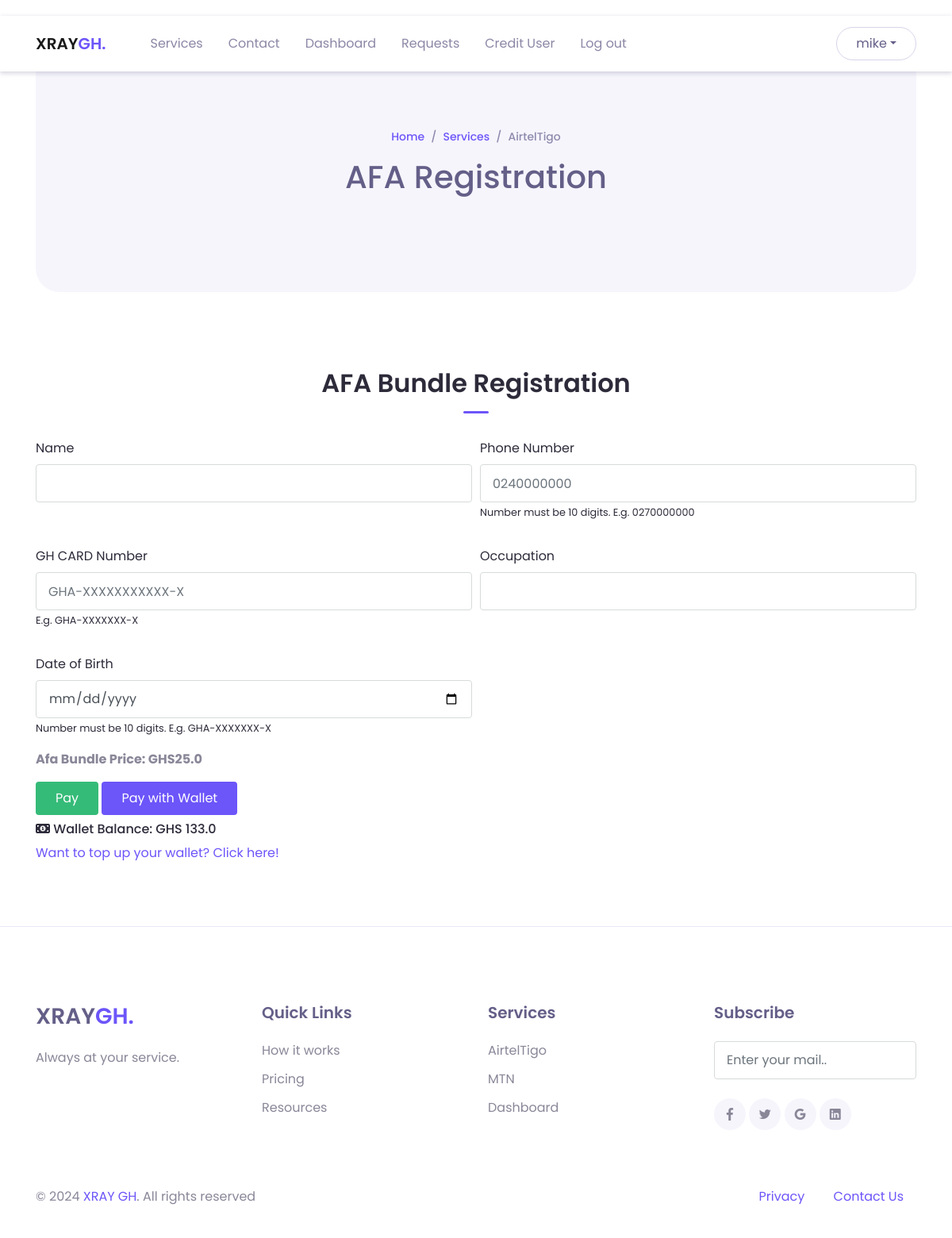
The app's page /services/afa/ (signed in) with its own data.
### intel_app/models.py (models this page shows)
class CustomUser(AbstractUser):
    first_name = models.CharField(max_length=100, null=False, blank=False)
    last_name = models.CharField(max_length=100, null=False, blank=False)
    username = models.CharField(max_length=100, null=False, blank=False, unique=True)
    email = models.EmailField(max_length=250, null=False, blank=False)
    phone = models.PositiveIntegerField(null=True, blank=True)
    wallet = models.FloatField(null=True, blank=True, default=0.0)
    choices = (
        ("User", "User"),
        ("Agent", "Agent"),
        ("Super Agent", "Super Agent")
    )
    status = models.CharField(max_length=250, null=False, blank=False, choices=choices, default="User")
    password1 = models.CharField(max_length=100, null=False, blank=False)
    password2 = models.CharField(max_length=100, null=False, blank=False)
    def __str__(self):
        return self.username

class AdminInfo(models.Model):
    name = models.CharField(max_length=250, null=True, blank=True)
    phone_number = models.BigIntegerField(null=True, blank=True)
    momo_numberr = models.PositiveBigIntegerField(null=True, blank=True)
    email = models.EmailField(null=True, blank=True)
    choices = (
        ("MTN Mobile Money", "MTN Mobile Money"),
        ("Vodafone Cash", "Vodafone Cash"),
        ("AT Money", "AT Money")
    )
    payment_channell = models.CharField(max_length=250, choices=choices)
    afa_price = models.FloatField(null=True, blank=True)
    telecel_api_active = models.BooleanField(default=False)
    ishare_choices = (
        ("Controller", "Controller"),
        ("Value4Moni", "Value4Moni"),
    )
    ishare_source = models.CharField(max_length=250, null=True, blank=True, choices=ishare_choices,
                                     default="Value4Moni")

### intel_app/views.py (the view, shortened to what this page needs)
# urls.py: path('services/afa/', views.afa_registration, name='afa'),
@login_required(login_url='login')
def afa_registration(request):
    user = models.CustomUser.objects.get(id=request.user.id)
    reference = helper.ref_generator()
    db_user_id = request.user.id
    price = models.AdminInfo.objects.filter().first().afa_price
    user_email = request.user.email
    print(price)
    form = forms.AFARegistrationForm()
    context = {'form': form, 'ref': reference, 'price': price, 'id': db_user_id, "email": user_email,
               "wallet": 0 if user.wallet is None else user.wallet}
    return render(request, "layouts/services/afa.html", context=context)

### intel_app/forms.py
class AFARegistrationForm(forms.ModelForm):
    name = forms.CharField(widget=forms.TextInput(attrs={'class': 'form-control name'}))
    phone_number = forms.IntegerField(
        widget=forms.NumberInput(attrs={'class': 'form-control phone', 'placeholder': '0240000000'}))
    gh_card_number = forms.CharField(widget=forms.TextInput(attrs={'class': 'form-control card', 'placeholder': 'GHA-XXXXXXXXXXX-X'}))
    occupation = forms.CharField(widget=forms.TextInput(attrs={'class': 'form-control occ'}))
    date_of_birth = forms.CharField(
        widget=forms.DateInput(attrs={'class': 'form-control birth', 'type': 'date'}))
    class Meta:
        model = models.AFARegistration
        fields = ('name', 'phone_number', 'gh_card_number', 'occupation', 'date_of_birth')

### intel_app/helper.py (called while the page is built)
def ref_generator(length=15):
    if length < 15:
        raise ValueError("Length must be at least 15 characters.")
    timestamp = str(int(time.time() * 1e9))
    characters = string.ascii_uppercase + string.digits
    random_part = ''.join(random.choices(characters, k=length - 5))
    base_ref = timestamp + random_part
    hashed_ref = hashlib.sha256(base_ref.encode()).hexdigest()
    reference = hashed_ref[:length].upper()
    return f"X_{reference}_RAY"

### intel_app/templates/layouts/services/afa.html (shortened to what this page needs)
{% extends 'base.html' %}
  {% block content %}
  {% include 'inc/header.html' %}
  <header>
    {% include 'inc/header.html' %}
    <div class="container mt-5">
      <div class="page-banner">
        <div class="row justify-content-center align-items-center h-100">
          <div class="col-md-6">
            <nav aria-label="Breadcrumb">
              <ul class="breadcrumb justify-content-center py-0 bg-transparent">
                <li class="breadcrumb-item"><a href="{% url 'home' %}">Home</a></li>
                <li class="breadcrumb-item active"><a href="{% url 'services' %}">Services</a></li>
                <li class="breadcrumb-item active">AirtelTigo</li>
              </ul>
            </nav>
            <h1 class="text-center">AFA Registration</h1>
          </div>
        </div>
      </div>
    </div>
  </header>
  <main>
    <div class="page-section" id="services">
      <div class="container">
          <div class="text-center">
              <h2 class="title-section">AFA Bundle Registration</h2>
              <div class="divider mx-auto"></div>
          </div>
          <div>
            <form method="post" id="tigoPaymentForm">
              <div class="form-row mb-3">
                <div class="form-group col-md-6">
                  <label for="phone">Name</label>
                  {{form.name}}
                </div>
                <div class="form-group col-md-6">
                  <label for="phone">Phone Number</label>
                  {{form.phone_number}}
                  <small>Number must be 10 digits. E.g. 0270000000</small>
                </div>
              </div>
              <div class="form-row mb-3">
                <div class="form-group col-md-6">
                  <label for="phone">GH CARD Number</label>
                  {{form.gh_card_number}}
                  <small>E.g. GHA-XXXXXXX-X</small>
                </div>
                <div class="form-group col-md-6">
                  <label for="inputPassword4">Occupation</label>
                  {{form.occupation}}
                </div>
              </div>
              <div class="form-row">
                <div class="form-group col-md-6">
                  <label for="phone">Date of Birth</label>
                  {{form.date_of_birth}}
                  <small>Number must be 10 digits. E.g. GHA-XXXXXXX-X</small>
                </div>
              </div>
              <p class="font-weight-bold">Afa Bundle Price: GHS{{price}}</p>
              {% if request.user.is_superuser %}
              <button type="submit" class="btn btn-success paystack-btn" onclick="payWithPaystack()"> Pay </button>
              {% endif %}
              <button type="button" class="btn btn-primary pay-with-wallet">Pay with Wallet</button>
              <h6 class="mt-2"><i class="fa fa-money"></i> Wallet Balance: GHS {{wallet}}</h6>
                            <a href="{% url 'topup-info'%}">Want to top up your wallet? Click here!</a>
            </form>
          </div>
      </div>
  </div>
  </main>
  {% include 'inc/footer.html' %}
{% endblock %}

### intel_app/templates/inc/header.html (shortened to what this page needs)
  <nav class="navbar navbar-expand-lg navbar-light navbar-float">
    <div class="container">
      <a href="{% url 'home' %}" class="navbar-brand">XRAY<span class="text-primary">GH.</span></a>
      <div class="navbar-collapse collapse" id="navbarContent">
        <ul class="navbar-nav ml-lg-4 pt-3 pt-lg-0">
          <li class="nav-item">
            <a href="{% url 'services' %}" class="nav-link">Services</a>
          </li>
          <li class="nav-item">
            <a href="mailto:xraycustomercare@gmail.com" class="nav-link">Contact</a>
          </li>
          {% if request.user.is_authenticated %}
          <li class="nav-item">
            <a href="{% url 'history' %}" class="nav-link">Dashboard</a>
          </li>
          {% if request.user.is_superuser %}
          <li class="nav-item">
            <a href="{% url 'topup_list' %}" class="nav-link">Requests</a>
          </li>
          <li class="nav-item">
            <a href="{% url 'credit_user' %}" class="nav-link">Credit User</a>
          </li>
          {% endif %}
          <li class="nav-item">
            <a href="{% url 'logout' %}" class="nav-link">Log out</a>
          </li>
          {% endif %}
        </ul>
        {% if request.user.is_authenticated %}
        <div class="ml-auto">
          <div class="dropdown">
          <button href="#" class="btn btn-outline rounded-pill dropdown-toggle" data-toggle="dropdown" aria-expanded="false">{{request.user}}</button>
          </div>
        </div>
        {% endif %}
      </div>
    </div>
  </nav>

### intel_app/static/assets/css/theme.css (style rules this page uses)
:root { --primary: #6C55F9; --accent: #FF3D85; --secondary: #645F88; --success: #35bb78; --info: #05B4E1; --warning: #FAC14D; --danger: #FF4943; --grey: #B4B2C5; --dark: #2D2B3A; --light: #F6F5FC; }
body { font-family: "Poppins", sans-serif; line-height: 1.5; color: #2D2B3A; }
a { color: #6C55F9; text-decoration: none; background-color: transparent; }
.text-primary { color: #6C55F9 !important; }
.btn { transition: all .2s ease; }
.btn-primary { color: #fff; background-color: #6C55F9; border-color: transparent; }
.btn-success { color: #fff; background-color: #35bb78; border-color: transparent; }
.btn-outline { border-color: #D7D5E9; color: #645F88; }
.btn { padding: 8px 24px; }
.breadcrumb { font-weight: 500; background-color: #f8f9fa; }
.breadcrumb .breadcrumb-item.active { color: #8e8aad; }
.breadcrumb .breadcrumb-item + .breadcrumb-item::before { color: #8e8aad; }
.navbar { min-height: 70px; z-index: 1000; }
.navbar-float { position: absolute; top: 20px; left: 0; width: 100%; background-color: #fff; box-shadow: 0 2px 6px rgba(100, 95, 136, 0.15); z-index: 1070; }
.navbar-brand { font-weight: 600; padding-top: 10px; padding-bottom: 10px; }
.navbar-nav { margin-top: 10px; border-top: 1px solid #e4e7ee; flex-shrink: 0; }
.navbar-nav .nav-link { transition: all .2s ease; }
.navbar-light .navbar-nav .nav-link { color: rgba(100, 95, 136, 0.75); }
@media (min-width: 992px) { .navbar-expand-lg .navbar-nav { margin-top: 0; border-top: none; } }
@media (min-width: 992px) { .navbar-expand-lg .navbar-nav .nav-link { padding-right: 16px; padding-left: 16px; } }
@media (min-width: 992px) { .navbar-expand-lg .navbar-nav { align-items: center; } }
.form-control { padding: 8px 15px; height: calc(1.5em + 1.375rem + 2px); border-color: #d6dbd9; }
.page-section { position: relative; padding-top: 80px; padding-bottom: 80px; background-color: #fff; overflow: hidden; }
.page-section p { color: #898798; }
.page-banner { position: relative; margin-top: 16px; margin-bottom: 16px; height: 320px; background-color: #F6F5FC; color: #645F88; border-radius: 30px; }
.page-banner .breadcrumb-item, .page-banner .breadcrumb-item a { font-size: 14px; }
.title-section { max-width: 450px; color: #2D2B3A; font-weight: 600; }
.text-center .title-section { margin-left: auto; margin-right: auto; }
.divider { display: block; margin-top: 16px; margin-bottom: 32px; width: 32px; height: 3px; border-radius: 40px; background-color: #6C55F9; }

### intel_app/templates/base.html (style rules this page uses)
input[type=number] { -moz-appearance: textfield; }

### records on screen
CustomUser: user "mike", wallet "133.0"
AdminInfo: afa_price "25.0"
